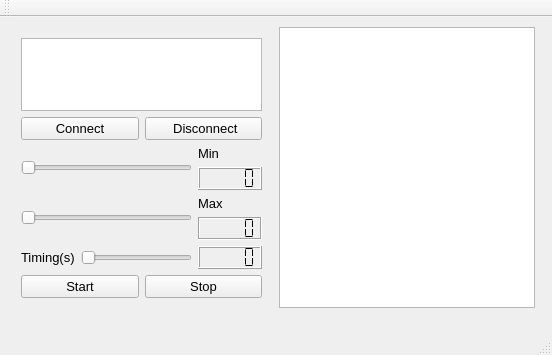
<?xml version="1.0" encoding="UTF-8"?>
<ui version="4.0">
 <class>MainWindow</class>
 <widget class="QMainWindow" name="MainWindow">
  <property name="geometry">
   <rect>
    <x>0</x>
    <y>0</y>
    <width>552</width>
    <height>355</height>
   </rect>
  </property>
  <property name="windowTitle">
   <string>MainWindow</string>
  </property>
  <widget class="QWidget" name="centralWidget">
   <widget class="QTextBrowser" name="textBrowserChegada">
    <property name="geometry">
     <rect>
      <x>279</x>
      <y>10</y>
      <width>256</width>
      <height>281</height>
     </rect>
    </property>
    <property name="font">
     <font>
      <family>Segoe UI</family>
      <pointsize>11</pointsize>
      <weight>50</weight>
      <bold>false</bold>
     </font>
    </property>
   </widget>
   <widget class="QWidget" name="">
    <property name="geometry">
     <rect>
      <x>10</x>
      <y>10</y>
      <width>263</width>
      <height>282</height>
     </rect>
    </property>
    <layout class="QVBoxLayout" name="verticalLayout_5">
     <item>
      <layout class="QVBoxLayout" name="verticalLayout">
       <item>
        <widget class="QPlainTextEdit" name="plainTextEditAdress">
         <property name="enabled">
          <bool>true</bool>
         </property>
         <property name="font">
          <font>
           <family>Lucida Sans</family>
           <pointsize>11</pointsize>
          </font>
         </property>
         <property name="tabStopWidth">
          <number>10</number>
         </property>
        </widget>
       </item>
       <item>
        <layout class="QGridLayout" name="gridLayout">
         <property name="sizeConstraint">
          <enum>QLayout::SetFixedSize</enum>
         </property>
         <item row="0" column="1">
          <widget class="QPushButton" name="pushButtonDisconnect">
           <property name="font">
            <font>
             <pointsize>10</pointsize>
            </font>
           </property>
           <property name="text">
            <string> Disconnect</string>
           </property>
          </widget>
         </item>
         <item row="0" column="0">
          <widget class="QPushButton" name="pushButtonConnect">
           <property name="font">
            <font>
             <pointsize>10</pointsize>
            </font>
           </property>
           <property name="text">
            <string>Connect</string>
           </property>
          </widget>
         </item>
        </layout>
       </item>
      </layout>
     </item>
     <item>
      <layout class="QVBoxLayout" name="verticalLayout_4">
       <item>
        <layout class="QVBoxLayout" name="verticalLayout_3">
         <item>
          <layout class="QVBoxLayout" name="verticalLayout_2">
           <item>
            <layout class="QGridLayout" name="gridLayout_2">
             <item row="0" column="1">
              <widget class="QLabel" name="label">
               <property name="font">
                <font>
                 <pointsize>10</pointsize>
                </font>
               </property>
               <property name="text">
                <string>Min</string>
               </property>
              </widget>
             </item>
             <item row="1" column="1">
              <widget class="QLCDNumber" name="lcdNumberMin">
               <property name="segmentStyle">
                <enum>QLCDNumber::Flat</enum>
               </property>
              </widget>
             </item>
             <item row="0" column="0" rowspan="2">
              <widget class="QSlider" name="horizontalSliderMin">
               <property name="orientation">
                <enum>Qt::Horizontal</enum>
               </property>
              </widget>
             </item>
            </layout>
           </item>
           <item>
            <layout class="QGridLayout" name="gridLayout_3">
             <item row="0" column="0" rowspan="2">
              <widget class="QSlider" name="horizontalSliderMax">
               <property name="orientation">
                <enum>Qt::Horizontal</enum>
               </property>
              </widget>
             </item>
             <item row="0" column="1">
              <widget class="QLabel" name="label_2">
               <property name="font">
                <font>
                 <pointsize>10</pointsize>
                </font>
               </property>
               <property name="text">
                <string>Max</string>
               </property>
              </widget>
             </item>
             <item row="1" column="1">
              <widget class="QLCDNumber" name="lcdNumberMax">
               <property name="frameShadow">
                <enum>QFrame::Sunken</enum>
               </property>
               <property name="segmentStyle">
                <enum>QLCDNumber::Flat</enum>
               </property>
              </widget>
             </item>
            </layout>
           </item>
          </layout>
         </item>
         <item>
          <layout class="QGridLayout" name="gridLayout_4">
           <property name="verticalSpacing">
            <number>6</number>
           </property>
           <item row="0" column="0">
            <widget class="QLabel" name="label_3">
             <property name="font">
              <font>
               <pointsize>10</pointsize>
              </font>
             </property>
             <property name="text">
              <string>Timing(s)</string>
             </property>
            </widget>
           </item>
           <item row="0" column="3">
            <widget class="QLCDNumber" name="lcdNumberSeg">
             <property name="segmentStyle">
              <enum>QLCDNumber::Flat</enum>
             </property>
            </widget>
           </item>
           <item row="0" column="1">
            <widget class="QSlider" name="horizontalSliderSeg">
             <property name="minimum">
              <number>1</number>
             </property>
             <property name="maximum">
              <number>10</number>
             </property>
             <property name="orientation">
              <enum>Qt::Horizontal</enum>
             </property>
            </widget>
           </item>
          </layout>
         </item>
        </layout>
       </item>
       <item>
        <layout class="QGridLayout" name="gridLayout_5">
         <item row="0" column="0">
          <widget class="QPushButton" name="pushButtonStart">
           <property name="font">
            <font>
             <pointsize>10</pointsize>
            </font>
           </property>
           <property name="text">
            <string>Start</string>
           </property>
          </widget>
         </item>
         <item row="0" column="1">
          <widget class="QPushButton" name="pushButtonStop">
           <property name="font">
            <font>
             <pointsize>10</pointsize>
            </font>
           </property>
           <property name="text">
            <string>Stop</string>
           </property>
          </widget>
         </item>
        </layout>
       </item>
      </layout>
     </item>
    </layout>
   </widget>
  </widget>
  <widget class="QMenuBar" name="menuBar">
   <property name="geometry">
    <rect>
     <x>0</x>
     <y>0</y>
     <width>552</width>
     <height>21</height>
    </rect>
   </property>
  </widget>
  <widget class="QToolBar" name="mainToolBar">
   <attribute name="toolBarArea">
    <enum>TopToolBarArea</enum>
   </attribute>
   <attribute name="toolBarBreak">
    <bool>false</bool>
   </attribute>
  </widget>
  <widget class="QStatusBar" name="statusBar"/>
 </widget>
 <layoutdefault spacing="6" margin="11"/>
 <resources/>
 <connections/>
</ui>
